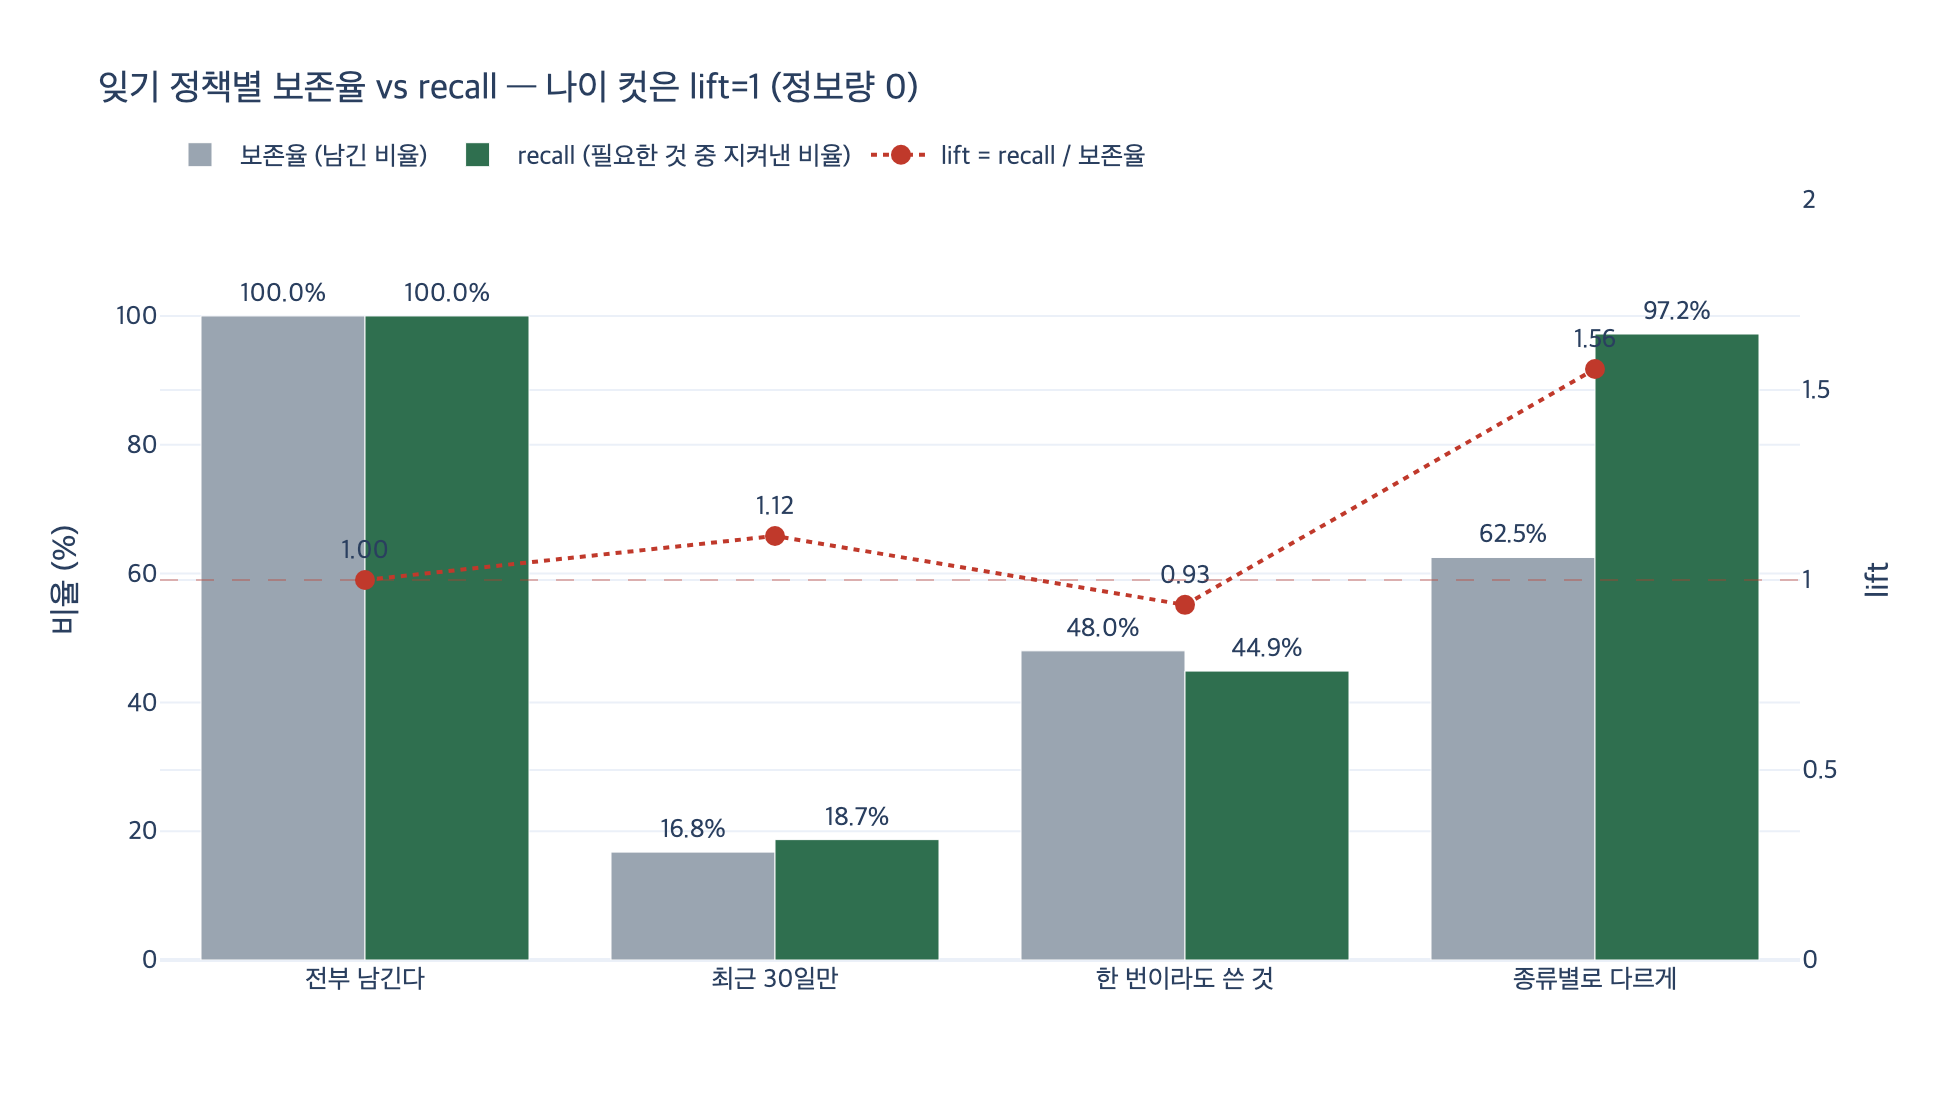

Generate this figure with Python:
# %% [markdown]
# # 「최근 30일만」은 왜 필요한 것의 81%를 같이 버리는가
#
# 27.5절 `ex5_forgetting.py`와 같은 구조의 시뮬레이션을 다시 짓는다.
# 기억 400개를 만들고, 세 가지 잊기 정책을 적용해
# **남긴 비율(보존율)** 과 **필요했던 것 중 지켜낸 비율(recall)** 을 비교한다.
#
# 핵심 질문은 하나다. 왜 나이로 자르면 recall이 보존율을 따라 그대로 내려앉는가.

# %%
import random

import plotly.graph_objects as go


def _show(fig):
    try:
        from IPython import get_ipython
        if get_ipython() is not None:
            fig.show()
    except ImportError:
        pass


SEED = 17          # 난수는 반드시 고정
N = 400            # 기억 개수
DAYS = 180         # 나이는 0~180일 균등

# 종류별 «나중에 실제로 필요해질» 확률 (원본 ex5와 동일)
NEED_P = {"일회성": 0.03, "선호": 0.55, "관계": 0.62, "제약": 0.88}
# 종류별 등장 비중
KIND_W = {"일회성": 55, "선호": 20, "관계": 18, "제약": 7}

print("종류별 필요 확률:", NEED_P)
print("종류별 비중:", KIND_W)
# 출력: 종류별 필요 확률: {'일회성': 0.03, '선호': 0.55, '관계': 0.62, '제약': 0.88}
# 출력: 종류별 비중: {'일회성': 55, '선호': 20, '관계': 18, '제약': 7}

# %% [markdown]
# ## 1. 기억 만들기
#
# 기억 하나는 네 칸을 갖는다.
#
# - `age` — 며칠 된 기억인가. $\text{age} \sim \mathrm{Unif}\{0, 1, \dots, 180\}$
# - `used` — 지금까지 몇 번 참조됐나
# - `kind` — 일회성 / 선호 / 관계 / 제약
# - `needed` — 나중에 실제로 필요해지는가. $P(\text{needed} \mid \text{kind})$ 로만 결정된다
#
# 여기가 이 예제의 설계 전부다. **`needed`는 `kind`에만 의존하고 `age`와는 무관하게 뽑힌다.**
# 즉 나이와 중요도가 확률적으로 독립이다.
#
# $$P(\text{needed} \mid \text{age}=a) = P(\text{needed}) \quad \forall a$$
#
# 이게 인위적인 가정처럼 보이지만, 실제 대화 기억이 딱 이렇다.
# 「이 API는 부르면 안 된다」는 제약은 3개월 전에 말했다고 덜 중요해지지 않는다.

# %%
def make_memory(seed=SEED):
    rng = random.Random(seed)
    kinds = list(KIND_W)
    weights = [KIND_W[k] for k in kinds]
    out = []
    for i in range(N):
        age = rng.randint(0, DAYS)
        used = rng.choices([0, 1, 2, 5, 20], [50, 25, 15, 8, 2])[0]
        kind = rng.choices(kinds, weights)[0]
        # needed 는 kind 로만 결정된다. age 는 쳐다보지도 않는다.
        out.append({"id": i, "age": age, "used": used, "kind": kind,
                    "needed": rng.random() < NEED_P[kind]})
    return out


MEM = make_memory()
NEEDED = sum(1 for x in MEM if x["needed"])
print(f"기억 {N}개, 그중 나중에 필요해지는 것 {NEEDED}개 ({NEEDED / N:.1%})")
# 출력: 기억 400개, 그중 나중에 필요해지는 것 107개 (26.8%)

# 나이와 needed 가 정말 무관한지 확인한다.
# 400개 한 판은 표본 흔들림이 크므로 시드 200개를 모아서(=8만 개) 본다.
pool = []
for s in range(1000, 1200):
    pool.extend(make_memory(seed=s))
print(f"표본 {len(pool):,}개로 나이 구간별 필요 비율:")
for lo, hi in [(0, 30), (31, 75), (76, 120), (121, 180)]:
    band = [x for x in pool if lo <= x["age"] <= hi]
    nd = sum(1 for x in band if x["needed"])
    print(f"  나이 {lo:>3}~{hi:>3}일: {len(band):>6,}개 중 필요 {nd:>5,}개 ({nd / len(band):.1%})")
_base = sum(KIND_W[k] / sum(KIND_W.values()) * NEED_P[k] for k in KIND_W)
print(f"(이론값: 0.55*0.03 + 0.20*0.55 + 0.18*0.62 + 0.07*0.88 = {_base:.2%})")
# 출력: 표본 80,000개로 나이 구간별 필요 비율:
# 출력:   나이   0~ 30일: 13,674개 중 필요 4,180개 (30.6%)
# 출력:   나이  31~ 75일: 19,841개 중 필요 5,843개 (29.4%)
# 출력:   나이  76~120일: 19,952개 중 필요 6,044개 (30.3%)
# 출력:   나이 121~180일: 26,533개 중 필요 7,887개 (29.7%)
# 출력: (이론값: 0.55*0.03 + 0.20*0.55 + 0.18*0.62 + 0.07*0.88 = 29.97%)

# %% [markdown]
# 네 구간 모두 29.4~30.6%로, 이론값 29.97% 주변에 평평하게 누워 있다.
# **오래된 기억이라고 덜 필요해지지 않는다.**
# 이 한 줄이 「최근 30일만」의 사망 선고다.
# (400개 한 판만 보면 구간별로 17~30%까지 튀지만, 그건 표본 잡음이지 추세가 아니다.)

# %% [markdown]
# ## 2. 세 가지 정책

# %%
def keep_recent(m, days=30):
    """정책 A — 최근 30일만 남긴다. 나이 하나로 자른다."""
    return [x for x in m if x["age"] <= days]


def keep_used(m, k=1):
    """정책 B — 한 번이라도 쓴 것만 남긴다."""
    return [x for x in m if x["used"] >= k]


def keep_typed(m):
    """정책 C — 종류마다 다른 수명을 준다. 또는 두 번 이상 쓴 것."""
    keep_days = {"일회성": 7, "선호": 365, "관계": 365, "제약": 3650}
    return [x for x in m if x["age"] <= keep_days[x["kind"]] or x["used"] >= 2]


POLICIES = [
    ("전부 남긴다", lambda m: list(m)),
    ("최근 30일만", keep_recent),
    ("한 번이라도 쓴 것", keep_used),
    ("종류별로 다르게", keep_typed),
]

rows = []
for name, fn in POLICIES:
    kept = fn(MEM)
    got = sum(1 for x in kept if x["needed"])
    rows.append({
        "정책": name,
        "남긴 수": len(kept),
        "보존율": len(kept) / N,
        "지킨 필요": got,
        "recall": got / NEEDED,
        "lift": (got / NEEDED) / (len(kept) / N),
    })

print(f"{'정책':<20}{'남긴 수':>8}{'보존율':>9}{'지킨 필요':>10}{'recall':>9}{'lift':>8}")
print("-" * 66)
for r in rows:
    print(f"{r['정책']:<20}{r['남긴 수']:>8}{r['보존율']:>9.1%}"
          f"{r['지킨 필요']:>10}{r['recall']:>9.1%}{r['lift']:>8.2f}")
# 출력: 정책                     남긴 수      보존율     지킨 필요   recall    lift
# 출력: ------------------------------------------------------------------
# 출력: 전부 남긴다                  400   100.0%       107   100.0%    1.00
# 출력: 최근 30일만                   67    16.8%        20    18.7%    1.12
# 출력: 한 번이라도 쓴 것              192    48.0%        48    44.9%    0.93
# 출력: 종류별로 다르게                250    62.5%       104    97.2%    1.56

# %% [markdown]
# ## 3. 왜 이렇게 되는가 — 확률로
#
# 정책을 「기억을 남길지 말지 정하는 사건 $K$」로 보자. 우리가 재는 두 수는 이렇다.
#
# $$\text{보존율} = P(K), \qquad \text{recall} = P(K \mid \text{needed})$$
#
# 베이즈로 뒤집으면
#
# $$\frac{\text{recall}}{\text{보존율}} = \frac{P(K \mid \text{needed})}{P(K)} = \frac{P(\text{needed} \mid K)}{P(\text{needed})}$$
#
# 이 비율(위 표의 `lift`)이 정책이 가진 **정보량**이다.
# lift가 1이면 정책은 중요도에 대해 아무것도 모른 채 무작위로 뽑은 것과 같다.
#
# ### 정책 A: 최근 30일만
#
# 컷 조건은 $K = \{\text{age} \le 30\}$이고, 설계상 $\text{age} \perp \text{needed}$다. 따라서
#
# $$P(K \mid \text{needed}) = P(K) \;\Longrightarrow\; \text{lift} = 1$$
#
# 즉 **recall이 보존율과 똑같아진다.** 이론값은
#
# $$P(\text{age} \le 30) = \frac{31}{181} \approx 0.171$$
#
# 83%를 버리면 필요한 것도 정확히 83%를 버린다. 실측 16.8% / 18.7%는 이 17.1% 주변의 표본 흔들림이다.
#
# **나이 컷은 「고르는 일」을 전혀 하지 않는다. 그냥 균등 표본 추출이다.**

# %%
theory_keep = (30 + 1) / (DAYS + 1)
print(f"이론 보존율 P(age<=30) = 31/181 = {theory_keep:.3%}")
print(f"이론 recall  P(age<=30 | needed) = 같은 값 = {theory_keep:.3%}")
print(f"이론 lift = 1.000")
print()
print(f"실측 보존율 = {rows[1]['보존율']:.3%}")
print(f"실측 recall  = {rows[1]['recall']:.3%}")
print(f"실측 lift   = {rows[1]['lift']:.3f}")
# 출력: 이론 보존율 P(age<=30) = 31/181 = 17.127%
# 출력: 이론 recall  P(age<=30 | needed) = 같은 값 = 17.127%
# 출력: 이론 lift = 1.000
# 출력:
# 출력: 실측 보존율 = 16.750%
# 출력: 실측 recall  = 18.692%
# 출력: 실측 lift   = 1.121

# %% [markdown]
# ### 시드를 여러 개 돌려서 lift = 1 을 확인
#
# 한 번의 실행(400개)은 우연일 수 있다. 시드를 200개 돌려 평균을 본다.

# %%
lifts = {name: [] for name, _ in POLICIES[1:]}
for s in range(1000, 1200):
    mm = make_memory(seed=s)
    nd = sum(1 for x in mm if x["needed"])
    for name, fn in POLICIES[1:]:
        kept = fn(mm)
        got = sum(1 for x in kept if x["needed"])
        lifts[name].append((got / nd) / (len(kept) / N))

for name, vals in lifts.items():
    print(f"{name:<20} lift 평균 {sum(vals) / len(vals):.3f}  "
          f"(최소 {min(vals):.2f}, 최대 {max(vals):.2f})")
# 출력: 최근 30일만              lift 평균 1.020  (최소 0.54, 최대 1.58)
# 출력: 한 번이라도 쓴 것           lift 평균 0.998  (최소 0.75, 최대 1.19)
# 출력: 종류별로 다르게             lift 평균 1.586  (최소 1.43, 최대 1.76)

# %% [markdown]
# 「최근 30일만」의 lift 평균은 **1.020**. 정보량이 사실상 0이다.
# (편차가 큰 건 남긴 게 67개뿐이라 분모가 작아서다. 평균은 1로 수렴한다.)
#
# 여기서 덤으로 하나 더 보인다. 「한 번이라도 쓴 것」의 lift 평균도 **0.998**이다.
# 이 예제에서 `used`도 `needed`와 독립으로 뽑히기 때문이다.
# 즉 이 정책이 「최근 30일만」보다 나아 보였던 건 **고르기를 잘해서가 아니라 그냥 덜 버려서**다
# (48% 남김 vs 17% 남김). 책 본문의 「낫지만 여전히 55%를 잃는다」가 이 뜻이다.
#
# 「종류별로 다르게」만 lift가 **1.55**로 1을 크게 넘는다.
# `kind`가 `needed`를 실제로 결정하는 축이기 때문이다. 컷이 신호 위에 놓였다.

# %% [markdown]
# ## 4. 「최근 30일만」이 종류별로 무엇을 죽였나
#
# 나이 컷은 종류를 안 보므로, 제일 비싼 제약도 똑같이 83% 학살한다.

# %%
recent = keep_recent(MEM)
typed = keep_typed(MEM)
print(f"{'종류':<8}{'전체':>6}{'필요':>6}{'A남김':>7}{'A필요':>7}{'A recall':>10}"
      f"{'C남김':>7}{'C필요':>7}{'C recall':>10}")
print("-" * 68)
for k in ("일회성", "선호", "관계", "제약"):
    tot = [x for x in MEM if x["kind"] == k]
    nd = [x for x in tot if x["needed"]]
    ka = [x for x in recent if x["kind"] == k]
    ga = [x for x in ka if x["needed"]]
    kc = [x for x in typed if x["kind"] == k]
    gc = [x for x in kc if x["needed"]]
    print(f"{k:<8}{len(tot):>6}{len(nd):>6}{len(ka):>7}{len(ga):>7}"
          f"{len(ga) / len(nd):>10.0%}{len(kc):>7}{len(gc):>7}{len(gc) / len(nd):>10.0%}")
# 출력: 종류      전체    필요  A남김  A필요  A recall  C남김  C필요  C recall
# 출력: --------------------------------------------------------------------
# 출력: 일회성      226     5     38      2       40%     76      2       40%
# 출력: 선호         71    36      7      5       14%     71     36      100%
# 출력: 관계         71    39     16      8       21%     71     39      100%
# 출력: 제약         32    27      6      5       19%     32     27      100%

# %% [markdown]
# 제약 32개 중 26개가 나이 때문에 사라졌고, 필요했던 제약 27개 중 22개를 잃었다.
# 「이 API는 부르면 안 된다」가 딱 이 칸에 있다.
#
# 반면 종류별 정책은 **선호·관계·제약을 하나도 안 버린다** (recall 100%).
# 정작 버리는 건 일회성 226개 중 150개다. 그러면서 잃는 필요한 것은 3개뿐.
#
# > 덜 버려서 이긴 게 아니다. **버릴 것을 골라서** 이겼다.

# %% [markdown]
# ## 5. 시각화

# %%
names = [r["정책"] for r in rows]
keep_rates = [r["보존율"] * 100 for r in rows]
recalls = [r["recall"] * 100 for r in rows]

fig = go.Figure()
fig.add_trace(go.Bar(
    name="보존율 (남긴 비율)", x=names, y=keep_rates,
    marker_color="#9aa5b1",
    text=[f"{v:.1f}%" for v in keep_rates], textposition="outside",
))
fig.add_trace(go.Bar(
    name="recall (필요한 것 중 지켜낸 비율)", x=names, y=recalls,
    marker_color="#2f6f4f",
    text=[f"{v:.1f}%" for v in recalls], textposition="outside",
))
fig.add_trace(go.Scatter(
    name="lift = recall / 보존율", x=names, y=[r["lift"] for r in rows],
    mode="lines+markers+text", yaxis="y2",
    line=dict(color="#c0392b", dash="dot"), marker=dict(size=10),
    text=[f"{r['lift']:.2f}" for r in rows], textposition="top center",
))
fig.add_hline(y=1.0, yref="y2", line=dict(color="#c0392b", width=1, dash="dash"),
              opacity=0.35)
fig.update_layout(
    title="잊기 정책별 보존율 vs recall — 나이 컷은 lift=1 (정보량 0)",
    barmode="group",
    yaxis=dict(title="비율 (%)", range=[0, 118]),
    yaxis2=dict(title="lift", overlaying="y", side="right", range=[0, 2.0]),
    font=dict(family="Apple SD Gothic Neo, AppleGothic, NanumGothic, sans-serif",
              size=13),
    legend=dict(orientation="h", yanchor="bottom", y=1.02, x=0),
    template="plotly_white",
    width=980, height=560,
)
_show(fig)

fig.write_image("expy.png", scale=2)
print("expy.png 저장 완료")
# 출력: expy.png 저장 완료

# %% [markdown]
# ## 6. 한 줄 정리
#
# | 정책 | 보존율 | recall | lift | 뜻 |
# |---|---|---|---|---|
# | 전부 남긴다 | 100% | 100% | 1.00 | 안 버리니 안 잃는다. 대신 비싸다 |
# | 최근 30일만 | 16.8% | 18.7% | 1.12 (200시드 평균 1.02) | **무작위 표본 추출.** 83% 버리면 필요한 것도 81% 버린다 |
# | 한 번이라도 쓴 것 | 48.0% | 44.9% | 0.93 (200시드 평균 1.00) | 역시 정보량 0. 덜 버려서 덜 잃었을 뿐 |
# | 종류별로 다르게 | 62.5% | 97.2% | 1.56 (200시드 평균 1.59) | **더 많이 남기고 훨씬 더 잘 지킨다** |
#
# 나이는 중요도의 대리 변수가 아니다.
# 정렬 기준을 결과와 상관없는 축에 놓으면, 아무리 정교하게 잘라도 그건 그냥 랜덤 샘플링이다.
